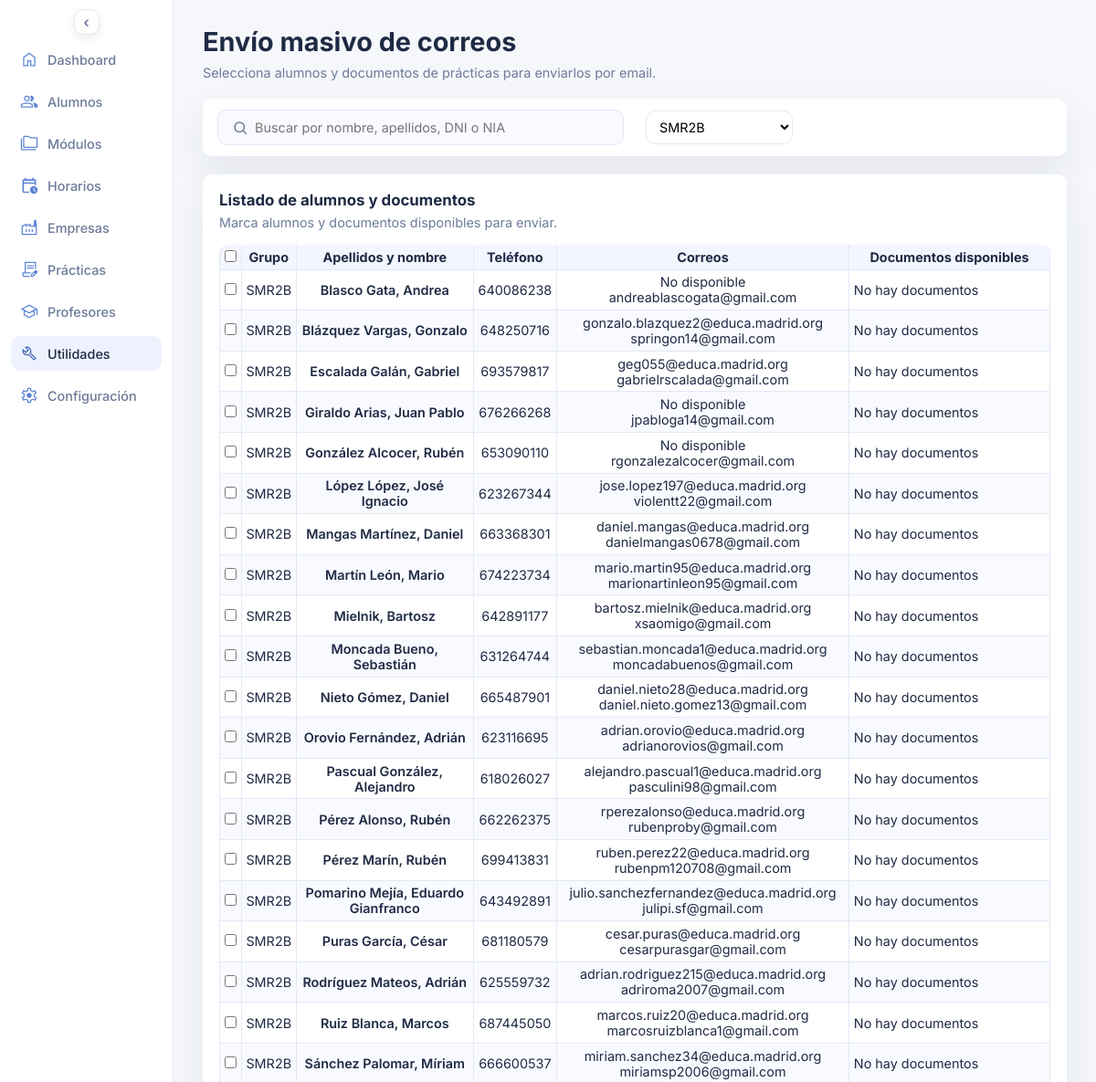
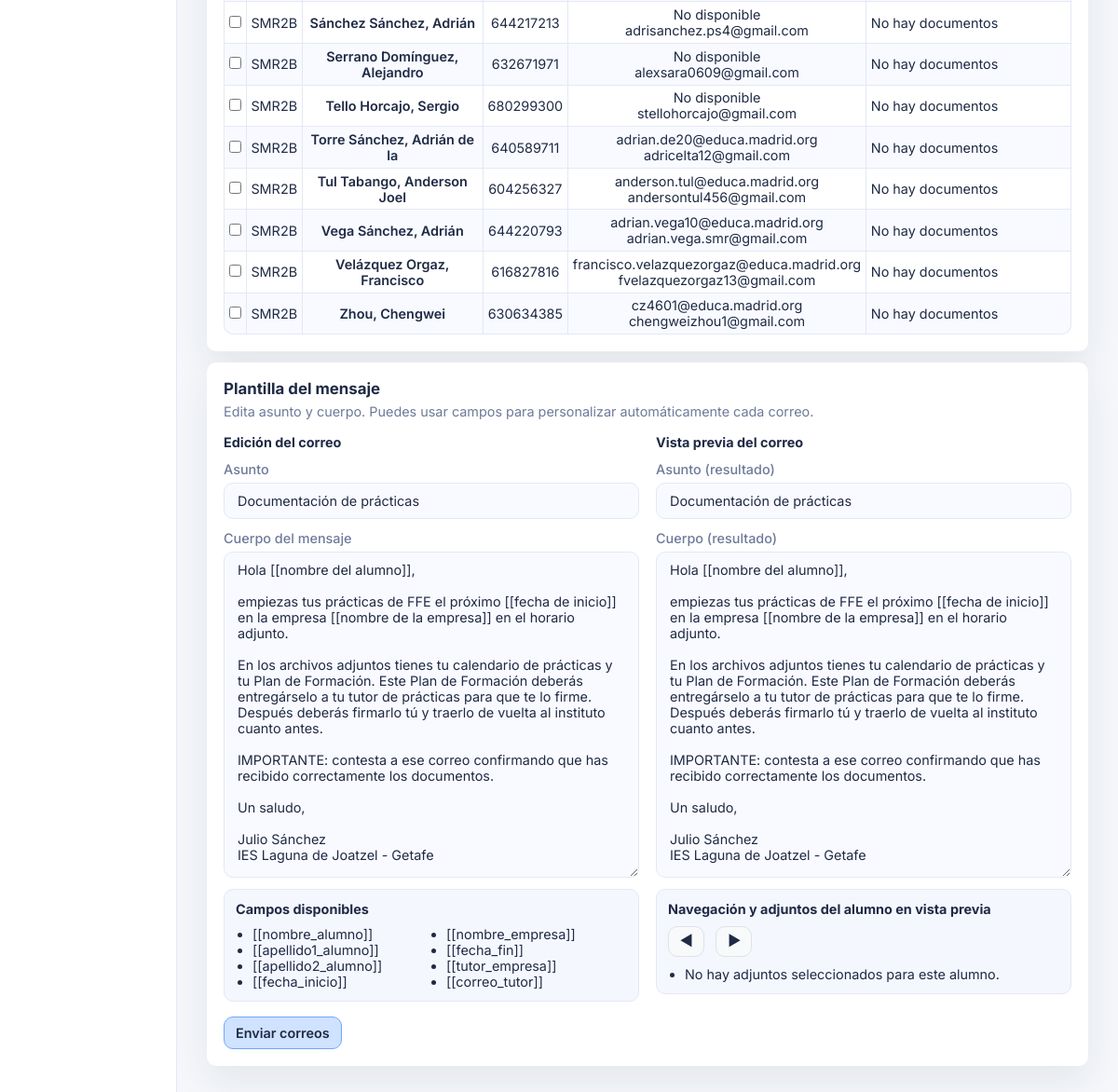
/enviar_correos.php?grupo_id=4, run on the app's committed database (2 pictures, top to bottom).
### tables this page shows
CREATE TABLE `alumnos` (
  `id_alumno` int UNSIGNED NOT NULL,
  `nia` varchar(20) DEFAULT NULL,
  `dni` varchar(20) DEFAULT NULL,
  `seg_soc` varchar(20) DEFAULT NULL,
  `apellido1` varchar(60) NOT NULL,
  `apellido2` varchar(60) DEFAULT NULL,
  `nombre` varchar(60) NOT NULL,
  `fecha_nacimiento` date DEFAULT NULL,
  `horas_ffe_aprobadas` smallint UNSIGNED DEFAULT NULL,
  `id_provincia` int UNSIGNED DEFAULT NULL,
  `id_localidad` int UNSIGNED DEFAULT NULL,
  `cp` varchar(10) DEFAULT NULL,
  `repite_curso` tinyint(1) DEFAULT '0',
  `nombre_tutor1` varchar(60) DEFAULT NULL,
  `telefono_tutor1` varchar(20) DEFAULT NULL,
  `correo_tutor1` varchar(150) DEFAULT NULL,
  `nombre_tutor2` varchar(60) DEFAULT NULL,
  `telefono_tutor2` varchar(20) DEFAULT NULL,
  `correo_tutor2` varchar(150) DEFAULT NULL,
  `faltas_10_dia` date DEFAULT NULL,
  `faltas_10_cantidad` smallint UNSIGNED NOT NULL DEFAULT '0',
  `faltas_15_dia` date DEFAULT NULL,
  `faltas_15_cantidad` smallint UNSIGNED NOT NULL DEFAULT '0',
  `comentarios` text
);

CREATE TABLE `grupos` (
  `id_grupo` int UNSIGNED NOT NULL,
  `id_nivel` int UNSIGNED DEFAULT NULL,
  `id_ciclo` int UNSIGNED DEFAULT NULL,
  `id_curso` int UNSIGNED DEFAULT NULL,
  `grupo` varchar(60) NOT NULL
);

### enviar_correos.php (the view, shortened to what the rows shown need)
<?php
require_once __DIR__ . '/includes/practicas_pdfs.php';
$pdo = db();
function h(string $value): string
{
  return htmlspecialchars($value, ENT_QUOTES, 'UTF-8');
}
function pick_contact_value(array $items, string $valueKey, array $preferredLabels): ?string
{
  foreach ($preferredLabels as $label) {
    foreach ($items as $item) {
      if (strtolower((string) $item['etiqueta']) === strtolower($label)) {
        return $item[$valueKey] ?? null;
      }
    }
  }
  $first = $items[0];
  return $first[$valueKey] ?? null;
}
function fetch_emails_with_labels_by_student(PDO $pdo, array $studentIds): array
{
  $placeholders = implode(',', array_fill(0, count($studentIds), '?'));
  $stmt = $pdo->prepare(
    'SELECT id_entidad AS id_alumno, direccion_correo, etiqueta
     FROM correos
     WHERE entidad_tipo = "alumno"
       AND id_entidad IN (' . $placeholders . ')
     ORDER BY etiqueta, direccion_correo'
  );
  foreach ($studentIds as $index => $studentId) {
    $stmt->bindValue($index + 1, $studentId, PDO::PARAM_INT);
  }
  $stmt->execute();
  $emailsByStudent = [];
  foreach ($stmt->fetchAll() as $email) {
    $emailsByStudent[(int) $email['id_alumno']][] = $email;
  }
  return $emailsByStudent;
}
function get_active_course_id(PDO $pdo): int
{
  $activeCourseId = $pdo->query('SELECT id_curso_escolar FROM cursos_escolares WHERE activo = 1 LIMIT 1')->fetchColumn();
  return $activeCourseId ? (int) $activeCourseId : 0;
}
function fetch_students(PDO $pdo, int $activeCourseId, string $searchTerm, string $groupFilter): array
{
  $filters = [];
  $params = ['active_course_id' => $activeCourseId];
  if ($groupFilter !== '') {
    if (ctype_digit($groupFilter)) {
      $filters[] = 'g.id_grupo = :group_id';
      $params['group_id'] = (int) $groupFilter;
    }
  }
  $whereClause = $filters ? 'WHERE ' . implode(' AND ', $filters) : '';
  $stmt = $pdo->prepare(
    'SELECT
      a.id_alumno,
      a.apellido1,
      a.apellido2,
      a.nombre,
      t.telefono,
      NULL AS correo_educamadrid,
      NULL AS correo_personal,
      g.grupo
    FROM alumnos a
    LEFT JOIN alumno_curso ac
      ON ac.id_alumno = a.id_alumno
      AND ac.id_curso_escolar = :active_course_id
    LEFT JOIN grupos g
      ON g.id_grupo = ac.id_grupo
    LEFT JOIN (
      SELECT id_entidad, MIN(telefono) AS telefono
      FROM telefonos
      WHERE entidad_tipo = \'alumno\'
      GROUP BY id_entidad
    ) t ON t.id_entidad = a.id_alumno
    ' . $whereClause . '
    ORDER BY g.grupo, a.apellido1, a.apellido2, a.nombre'
  );
  $stmt->execute($params);
  $students = $stmt->fetchAll();
  $studentIds = array_map(static fn (array $student): int => (int) $student['id_alumno'], $students);
  $emailsByStudent = fetch_emails_with_labels_by_student($pdo, $studentIds);
  foreach ($students as &$student) {
    $emails = $emailsByStudent[(int) $student['id_alumno']] ?? [];
    $student['correo_educamadrid'] = null;
    foreach ($emails as $email) {
      if (strtolower((string) $email['etiqueta']) === 'educamadrid') {
        $student['correo_educamadrid'] = $email['direccion_correo'] ?? null;
        break;
      }
    }
    $student['correo_personal'] = pick_contact_value($emails, 'direccion_correo', ['personal']);
  }
  return $students;
}
function fetch_practices_for_students(PDO $pdo, array $studentIds): array
{
  $placeholders = implode(',', array_fill(0, count($studentIds), '?'));
  $sql = 'SELECT
      p.id_practica,
      p.id_alumno,
      p.anexo,
      p.fecha_inicio,
      p.fecha_fin_extra,
      e.convenio AS empresa_convenio,
      a.nombre AS alumno_nombre,
      a.apellido1 AS alumno_apellido1,
      e.nombre_comercial AS empresa_nombre,
      et.nombre AS tutor_empresa_nombre,
      et.apellido1 AS tutor_empresa_apellido1,
      (
        SELECT c.direccion_correo
        FROM correos c
        WHERE c.entidad_tipo = "empresa_tutor"
          AND c.id_entidad = et.id_empresas_tutor
        ORDER BY c.id_correo ASC
        LIMIT 1
      ) AS tutor_empresa_correo
    FROM practicas p
    INNER JOIN alumnos a ON a.id_alumno = p.id_alumno
    INNER JOIN empresas e ON e.id_empresa = p.id_empresa
    LEFT JOIN empresas_tutores et ON et.id_empresas_tutor = p.id_empresa_tutor
    WHERE p.id_alumno IN (' . $placeholders . ')';
  $stmt = $pdo->prepare($sql);
  foreach ($studentIds as $index => $studentId) {
    $stmt->bindValue($index + 1, $studentId, PDO::PARAM_INT);
  }
  $stmt->execute();
  return $stmt->fetchAll();
}
function is_safe_document_path(string $path, array $allowedDirs): bool
{
  $normalizeSeparators = static function (string $value): string {
    return str_replace(['\\', '/'], DIRECTORY_SEPARATOR, trim($value));
  };
  $candidatePath = $normalizeSeparators($path);
  $realPath = realpath($candidatePath);
  if ($realPath === false || !is_file($realPath)) {
    return false;
  }
  return false;
}
function resolve_document_path(array $practice, string $docType, array $allowedDirs): string
{
  $paths = practicas_get_document_paths($practice);
  $findByPrefix = static function (string $directory, array $prefixes) use ($allowedDirs): string {
    $realDirectory = realpath($directory);
    if ($realDirectory === false || !is_dir($realDirectory)) {
      return '';
    }
    foreach ($prefixes as $prefix) {
      $cleanPrefix = trim($prefix);
      if ($cleanPrefix === '') {
        continue;
      }
      $matches = glob($realDirectory . DIRECTORY_SEPARATOR . $cleanPrefix . '*.pdf') ?: [];
      if (!$matches) {
        continue;
      }
      usort($matches, static function (string $first, string $second): int {
        return (filemtime($second) ?: 0) <=> (filemtime($first) ?: 0);
      });
      foreach ($matches as $candidatePath) {
        if (is_safe_document_path($candidatePath, $allowedDirs)) {
          return $candidatePath;
        }
      }
    }
    return '';
  };
  $anexo = practicas_sanitize_filename_component((string) ($practice['anexo'] ?? ''), 20);
  $convenio = practicas_sanitize_filename_component((string) ($practice['empresa_convenio'] ?? ''), 20);
  if ($docType === 'plan') {
    $planPath = $findByPrefix(__DIR__ . '/docs/practicas_plan_formacion', [
      'PF_' . $anexo . '_' . $convenio . '_',
      'PF_' . $convenio . '_' . $anexo . '_',
    ]);
    return $planPath;
  }
  $calendarDirectory = (string) ($paths['calendar_directory'] ?? (__DIR__ . '/docs/practicas_info'));
  $legacyCalendarFileName = implode('_', [
    practicas_sanitize_filename_component((string) ($practice['anexo'] ?? ''), 20),
    practicas_sanitize_filename_component((string) ($practice['empresa_convenio'] ?? ''), 20),
    practicas_sanitize_filename_component((string) ($practice['alumno_nombre'] ?? ''), 40),
    practicas_sanitize_filename_component((string) ($practice['alumno_apellido1'] ?? ''), 40),
    practicas_sanitize_filename_component((string) ($practice['empresa_nombre'] ?? ''), 70),
  ]) . '.pdf';
  $legacyPath = $calendarDirectory . '/' . $legacyCalendarFileName;
  return is_safe_document_path($legacyPath, $allowedDirs) ? $legacyPath : '';
}
function build_documents_by_student(array $practices): array
{
  $docsByStudent = [];
  $allowedDirs = [
    __DIR__ . '/docs/practicas_info',
    __DIR__ . '/docs/practicas_plan_formacion',
  ];
  foreach ($practices as $practice) {
    $studentId = (int) ($practice['id_alumno'] ?? 0);
    $practiceId = (int) ($practice['id_practica'] ?? 0);
    $candidateDocs = [
      'calendar' => [
        'path' => resolve_document_path($practice, 'calendar', $allowedDirs),
        'label' => 'Calendario prácticas',
      ],
      'plan' => [
        'path' => resolve_document_path($practice, 'plan', $allowedDirs),
        'label' => 'Plan formación',
      ],
    ];
    foreach ($candidateDocs as $type => $docData) {
      $path = $docData['path'];
      if ($path === '' || !is_safe_document_path($path, $allowedDirs)) {
        continue;
      }
      $key = $studentId . ':' . $practiceId . ':' . $type;
      $docsByStudent[$studentId][$key] = [
        'key' => $key,
        'practice_id' => $practiceId,
        'type' => $type,
        'label' => $docData['label'],
        'file_name' => basename($path),
      ];
    }
  }
  return $docsByStudent;
}
function render_student_rows(array $students, array $docsByStudent, array $practices): string
{
  $practiceDetailsByStudent = [];
  foreach ($practices as $practice) {
    $studentId = (int) ($practice['id_alumno'] ?? 0);
    if ($studentId <= 0 || isset($practiceDetailsByStudent[$studentId])) {
      continue;
    }
    $empresaConvenio = trim((string) ($practice['empresa_convenio'] ?? ''));
    $anexo = trim((string) ($practice['anexo'] ?? ''));
    $practiceDetailsByStudent[$studentId] = [
      'empresa' => trim((string) ($practice['empresa_nombre'] ?? '')),
      'anexo' => $anexo,
      'convenio' => $empresaConvenio,
      'inicio' => trim((string) ($practice['fecha_inicio'] ?? '')),
      'fin' => trim((string) ($practice['fecha_fin_extra'] ?? '')),
    ];
  }
  if (!$students): ?>
    <tr>
      <td colspan="6">No hay alumnos para los filtros seleccionados.</td>
    </tr>
  <?php else: ?>
    <?php foreach ($students as $student): ?>
      <?php
        $studentId = (int) $student['id_alumno'];
        $apellido2 = $student['apellido2'] ? ' ' . $student['apellido2'] : '';
        $nombreCompleto = sprintf('%s%s, %s', $student['apellido1'], $apellido2, $student['nombre']);
        $grupo = $student['grupo'] ?: 'Sin grupo';
        $telefono = $student['telefono'] ?: 'No disponible';
        $emailEducamadrid = $student['correo_educamadrid'] ?: 'No disponible';
        $emailPersonal = $student['correo_personal'] ?: 'No disponible';
        $detalleUrl = sprintf('alumno_detalle.php?id_alumno=%d', $studentId);
        $docsRaw = array_values($docsByStudent[$studentId] ?? []);
        usort($docsRaw, static function (array $first, array $second): int {
          $order = ['calendar' => 1, 'plan' => 2];
          return ($order[(string) ($first['type'] ?? '')] ?? 99) <=> ($order[(string) ($second['type'] ?? '')] ?? 99);
        });
        $docs = $docsRaw;
        $practiceData = $practiceDetailsByStudent[$studentId] ?? null;
      ?>
      <tr data-student-id="<?php echo $studentId; ?>">
        <td>
          <input type="checkbox" class="student-checkbox" value="<?php echo $studentId; ?>" aria-label="Seleccionar alumno <?php echo h($nombreCompleto); ?>">
        </td>
        <td><?php echo h($grupo); ?></td>
        <td>
          <span
            class="student-name-trigger practice-link"
            role="button"
            tabindex="0"
            aria-haspopup="dialog"
            aria-expanded="false"
            data-student-name="<?php echo h($nombreCompleto); ?>"
            data-student-group="<?php echo h($grupo); ?>"
            data-student-phone="<?php echo h($telefono); ?>"
            data-student-email-educamadrid="<?php echo h($emailEducamadrid); ?>"
            data-student-email-personal="<?php echo h($emailPersonal); ?>"
            data-student-detail-url="<?php echo h($detalleUrl); ?>"
            data-practice-company="<?php echo h((string) ($practiceData['empresa'] ?? '')); ?>"
            data-practice-anexo="<?php echo h((string) ($practiceData['anexo'] ?? '')); ?>"
            data-practice-convenio="<?php echo h((string) ($practiceData['convenio'] ?? '')); ?>"
            data-practice-start="<?php echo h((string) ($practiceData['inicio'] ?? '')); ?>"
            data-practice-end="<?php echo h((string) ($practiceData['fin'] ?? '')); ?>"
          ><?php echo h($nombreCompleto); ?></span>
        </td>
        <td><?php echo h($telefono); ?></td>
        <td>
          <?php if ($emailEducamadrid !== 'No disponible'): ?>
            <span data-copy="<?php echo h($emailEducamadrid); ?>"><?php echo h($emailEducamadrid); ?></span>
          <?php else: ?>
            <?php echo h($emailEducamadrid); ?>
          <?php endif; ?>
          <br>
          <?php if ($emailPersonal !== 'No disponible'): ?>
            <span data-copy="<?php echo h($emailPersonal); ?>"><?php echo h($emailPersonal); ?></span>
          <?php else: ?>
            <?php echo h($emailPersonal); ?>
          <?php endif; ?>
        </td>
        <td class="documents-cell">
          <?php if (!$docs): ?>
            <span>No hay documentos</span>
          <?php endif; ?>
        </td>
      </tr>
    <?php endforeach; ?>
  <?php endif;
  return ob_get_clean();
}
$activeCourseId = get_active_course_id($pdo);
$searchTerm = trim((string) ($_GET['q'] ?? ''));
$groupFilter = (string) ($_GET['grupo_id'] ?? '');
$groupFilter = $groupFilter === '' ? '' : $groupFilter;
if ($groupFilter !== '') {
  $students = fetch_students($pdo, $activeCourseId, $searchTerm, $groupFilter);
  $studentIds = array_values(array_map(static fn (array $student): int => (int) $student['id_alumno'], $students));
  $practices = fetch_practices_for_students($pdo, $studentIds);
  $docsByStudent = build_documents_by_student($practices);
} else {
  $students = [];
  $studentIds = [];
  $practices = [];
  $docsByStudent = [];
}
$rowsHtml = render_student_rows($students, $docsByStudent, $practices);
?>
<!DOCTYPE html>
<html lang="es">
<head>
  <link rel="stylesheet" href="assets/styles.css">
</head>
<body>
  <div class="page">
    <main class="content">
      <header class="header">
        <div>
          <h1>Envío masivo de correos</h1>
        </div>
      </header>
      <form method="post" id="sendForm" class="entity-stack entity-form" <?php echo $groupFilter === '' ? 'hidden' : ''; ?>>
        <section class="panel">
          <div class="panel-grid">
            <table>
              <thead>
                <tr>
                  <th><input type="checkbox" id="selectAllVisible" aria-label="Seleccionar o deseleccionar alumnos visibles"></th>
                  <th>Grupo</th>
                  <th>Apellidos y nombre</th>
                  <th>Teléfono</th>
                  <th>Correos</th>
                  <th class="documents-column">Documentos disponibles</th>
                </tr>
              </thead>
              <tbody id="studentsTableBody">
                <?php echo $rowsHtml; ?>
              </tbody>
            </table>
          </div>
        </section>
      </form>
    </main>
  </div>
</body>
</html>

### data on the page
alumnos: grupos.grupo "SMR2B", nombreCompleto "Blasco Gata, Andrea", telefono "640086238", emailEducamadrid "No disponible", emailPersonal "andreablascogata@gmail.com", shows "No hay documentos"
alumnos: grupos.grupo "SMR2B", nombreCompleto "Blázquez Vargas, Gonzalo", telefono "648250716", emailEducamadrid "gonzalo.blazquez2@educa.madrid.org", emailPersonal "springon14@gmail.com", shows "No hay documentos"
alumnos: grupos.grupo "SMR2B", nombreCompleto "Escalada Galán, Gabriel", telefono "693579817", emailEducamadrid "geg055@educa.madrid.org", emailPersonal "gabrielrscalada@gmail.com", shows "No hay documentos"
alumnos: grupos.grupo "SMR2B", nombreCompleto "Giraldo Arias, Juan Pablo", telefono "676266268", emailEducamadrid "No disponible", emailPersonal "jpabloga14@gmail.com", shows "No hay documentos"
alumnos: grupos.grupo "SMR2B", nombreCompleto "González Alcocer, Rubén", telefono "653090110", emailEducamadrid "No disponible", emailPersonal "rgonzalezalcocer@gmail.com", shows "No hay documentos"
alumnos: grupos.grupo "SMR2B", nombreCompleto "López López, José Ignacio", telefono "623267344", emailEducamadrid "jose.lopez197@educa.madrid.org", emailPersonal "violentt22@gmail.com", shows "No hay documentos"
alumnos: grupos.grupo "SMR2B", nombreCompleto "Mangas Martínez, Daniel", telefono "663368301", emailEducamadrid "daniel.mangas@educa.madrid.org", emailPersonal "danielmangas0678@gmail.com", shows "No hay documentos"
alumnos: grupos.grupo "SMR2B", nombreCompleto "Martín León, Mario", telefono "674223734", emailEducamadrid "mario.martin95@educa.madrid.org", emailPersonal "marionartinleon95@gmail.com", shows "No hay documentos"
alumnos: grupos.grupo "SMR2B", nombreCompleto "Mielnik, Bartosz", telefono "642891177", emailEducamadrid "bartosz.mielnik@educa.madrid.org", emailPersonal "xsaomigo@gmail.com", shows "No hay documentos"
alumnos: grupos.grupo "SMR2B", nombreCompleto "Moncada Bueno, Sebastián", telefono "631264744", emailEducamadrid "sebastian.moncada1@educa.madrid.org", emailPersonal "moncadabuenos@gmail.com", shows "No hay documentos"
alumnos: grupos.grupo "SMR2B", nombreCompleto "Nieto Gómez, Daniel", telefono "665487901", emailEducamadrid "daniel.nieto28@educa.madrid.org", emailPersonal "daniel.nieto.gomez13@gmail.com", shows "No hay documentos"
alumnos: grupos.grupo "SMR2B", nombreCompleto "Orovio Fernández, Adrián", telefono "623116695", emailEducamadrid "adrian.orovio@educa.madrid.org", emailPersonal "adrianorovios@gmail.com", shows "No hay documentos"
alumnos: grupos.grupo "SMR2B", nombreCompleto "Pascual González, Alejandro", telefono "618026027", emailEducamadrid "alejandro.pascual1@educa.madrid.org", emailPersonal "pasculini98@gmail.com", shows "No hay documentos"
alumnos: grupos.grupo "SMR2B", nombreCompleto "Pérez Alonso, Rubén", telefono "662262375", emailEducamadrid "rperezalonso@educa.madrid.org", emailPersonal "rubenproby@gmail.com", shows "No hay documentos"
alumnos: grupos.grupo "SMR2B", nombreCompleto "Pérez Marín, Rubén", telefono "699413831", emailEducamadrid "ruben.perez22@educa.madrid.org", emailPersonal "rubenpm120708@gmail.com", shows "No hay documentos"
alumnos: grupos.grupo "SMR2B", nombreCompleto "Pomarino Mejía, Eduardo Gianfranco", telefono "643492891", emailEducamadrid "julio.sanchezfernandez@educa.madrid.org", emailPersonal "julipi.sf@gmail.com", shows "No hay documentos"
alumnos: grupos.grupo "SMR2B", nombreCompleto "Puras García, César", telefono "681180579", emailEducamadrid "cesar.puras@educa.madrid.org", emailPersonal "cesarpurasgar@gmail.com", shows "No hay documentos"
alumnos: grupos.grupo "SMR2B", nombreCompleto "Rodríguez Mateos, Adrián", telefono "625559732", emailEducamadrid "adrian.rodriguez215@educa.madrid.org", emailPersonal "adriroma2007@gmail.com", shows "No hay documentos"
alumnos: grupos.grupo "SMR2B", nombreCompleto "Ruiz Blanca, Marcos", telefono "687445050", emailEducamadrid "marcos.ruiz20@educa.madrid.org", emailPersonal "marcosruizblanca1@gmail.com", shows "No hay documentos"
alumnos: grupos.grupo "SMR2B", nombreCompleto "Sánchez Palomar, Míriam", telefono "666600537", emailEducamadrid "miriam.sanchez34@educa.madrid.org", emailPersonal "miriamsp2006@gmail.com", shows "No hay documentos"
alumnos: grupos.grupo "SMR2B", nombreCompleto "Sánchez Sánchez, Adrián", telefono "644217213", emailEducamadrid "No disponible", emailPersonal "adrisanchez.ps4@gmail.com", shows "No hay documentos"
alumnos: grupos.grupo "SMR2B", nombreCompleto "Serrano Domínguez, Alejandro", telefono "632671971", emailEducamadrid "No disponible", emailPersonal "alexsara0609@gmail.com", shows "No hay documentos"
alumnos: grupos.grupo "SMR2B", nombreCompleto "Tello Horcajo, Sergio", telefono "680299300", emailEducamadrid "No disponible", emailPersonal "stellohorcajo@gmail.com", shows "No hay documentos"
alumnos: grupos.grupo "SMR2B", nombreCompleto "Torre Sánchez, Adrián de la", telefono "640589711", emailEducamadrid "adrian.de20@educa.madrid.org", emailPersonal "adricelta12@gmail.com", shows "No hay documentos"
alumnos: grupos.grupo "SMR2B", nombreCompleto "Tul Tabango, Anderson Joel", telefono "604256327", emailEducamadrid "anderson.tul@educa.madrid.org", emailPersonal "andersontul456@gmail.com", shows "No hay documentos"
alumnos: grupos.grupo "SMR2B", nombreCompleto "Vega Sánchez, Adrián", telefono "644220793", emailEducamadrid "adrian.vega10@educa.madrid.org", emailPersonal "adrian.vega.smr@gmail.com", shows "No hay documentos"
alumnos: grupos.grupo "SMR2B", nombreCompleto "Velázquez Orgaz, Francisco", telefono "616827816", emailEducamadrid "francisco.velazquezorgaz@educa.madrid.org", emailPersonal "fvelazquezorgaz13@gmail.com", shows "No hay documentos"
alumnos: grupos.grupo "SMR2B", nombreCompleto "Zhou, Chengwei", telefono "630634385", emailEducamadrid "cz4601@educa.madrid.org", emailPersonal "chengweizhou1@gmail.com", shows "No hay documentos"

### other printed values
$item['label'] "Dashboard"
$item['label'] "Alumnos"
$item['label'] "Módulos"
$item['label'] "Horarios"
$item['label'] "Empresas"
$item['label'] "Prácticas"
$item['label'] "Profesores"
$item['label'] "Utilidades"
$item['label'] "Configuración"
form field grupo_id "SMR2B"
